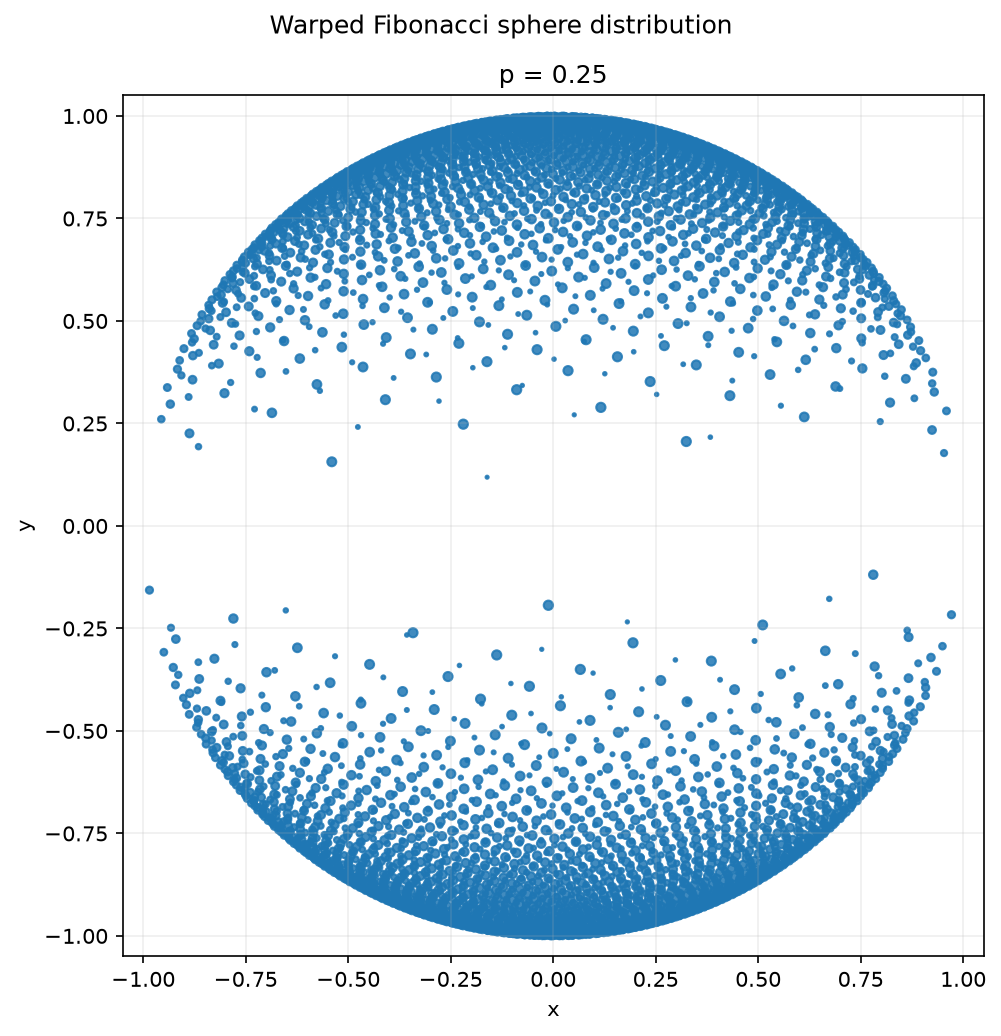

Source code (Python):
"""Compare pole concentration by warping a Fibonacci sphere distribution.

Run with:
    python warp_points.py

The latitude is changed with:
    y = sign(y) * abs(y) ** p

Values below 1 move points toward the poles; values above 1 move them toward
the equator. The three values are rendered side by side.
"""

from pathlib import Path

import matplotlib.pyplot as plt
import numpy as np


OUTPUT_DIR = Path(__file__).resolve().parent
GOLDEN_ANGLE = np.pi * (3.0 - np.sqrt(5.0))
POINT_COUNT = 5_000
P_VALUES = (0.25,)


def warped_surface(
    n: int, p: float
) -> tuple[np.ndarray, np.ndarray, np.ndarray]:
    """Return a Fibonacci sphere whose latitude distribution is warped."""
    i = np.arange(n, dtype=float) + 0.5
    base_y = 1.0 - 2.0 * i / n

    # Warp latitude before calculating the sphere's x/z ring.
    y = np.sign(base_y) * np.abs(base_y) ** p
    ring = np.sqrt(1.0 - y * y)
    theta = GOLDEN_ANGLE * i
    x = ring * np.cos(theta)
    z = ring * np.sin(theta)
    return x, y, z


def main() -> None:
    figure, axes = plt.subplots(
        1, len(P_VALUES), figsize=(7 * len(P_VALUES), 7), facecolor="white"
    )
    axes = np.atleast_1d(axes)

    for axis, p in zip(axes, P_VALUES):
        x, y, z = warped_surface(POINT_COUNT, p)

        # Reuse the depth mapping: front points are brighter and larger.
        front = (z + 1.0) * 0.5
        axis.scatter(
            x,
            y,
            s=2.0 + 18.0 * front,
            color="tab:blue",
            alpha=0.85,
        )
        axis.set_aspect("equal", adjustable="box")
        axis.set_xlim(-1.05, 1.05)
        axis.set_ylim(-1.05, 1.05)
        axis.set_title(f"p = {p}")
        axis.set_xlabel("x")
        axis.set_ylabel("y")
        axis.grid(True, alpha=0.2)

    figure.suptitle("Warped Fibonacci sphere distribution")
    figure.tight_layout()
    output_path = OUTPUT_DIR / "warp_points.png"
    figure.savefig(output_path, dpi=150, bbox_inches="tight", facecolor="white")
    print(f"Saved {output_path}")
    plt.show()


if __name__ == "__main__":
    main()
